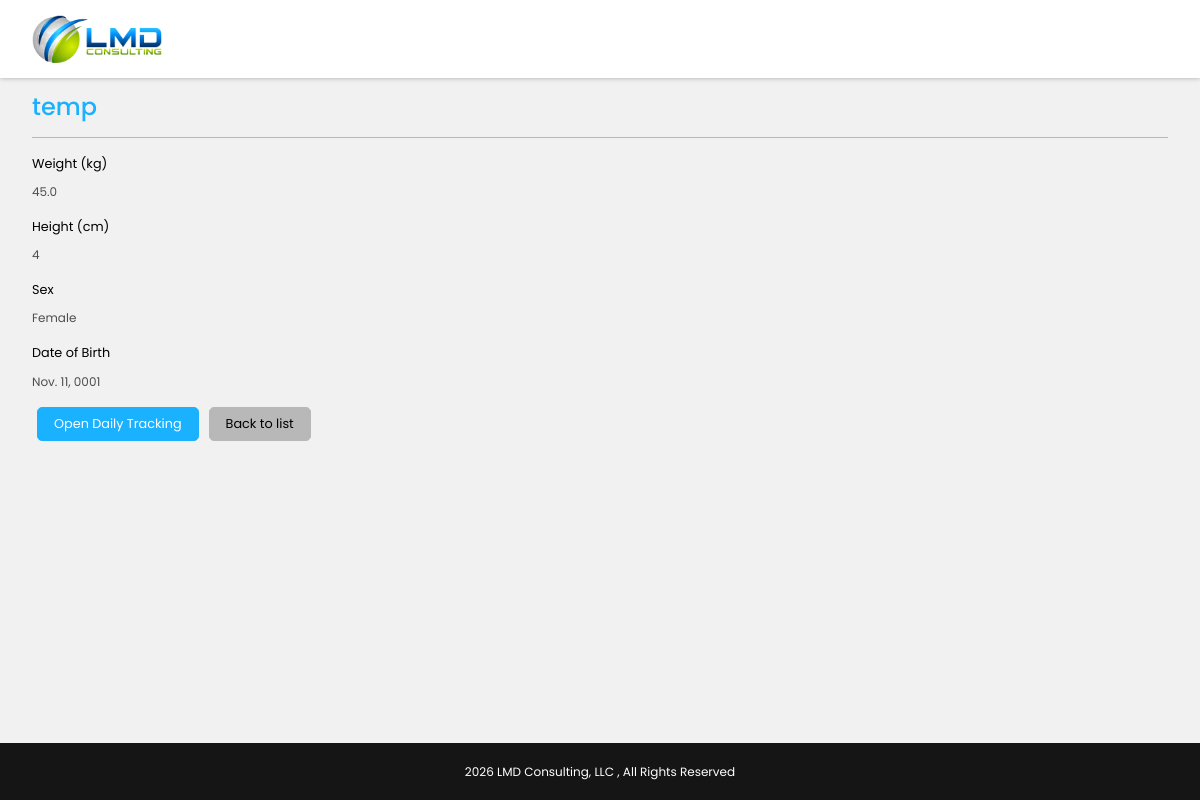
Screenshot of /users/16/ with the database file from the repository.
### tracker/models.py (models this page shows, shortened)
class UserProfile(models.Model):
    name = models.CharField(max_length=100)
    weight_kg = models.FloatField()
    height_cm = models.FloatField()
    sex = models.CharField(max_length=1, choices=SEX_CHOICES)
    date_of_birth = models.DateField()

### tracker/views.py (the view)
# urls.py: path("users/<int:user_id>/", views.user_detail, name="user_detail"),
def user_detail(request, user_id):
    user = get_object_or_404(UserProfile, id=user_id)
    return render(request, "users/user_detail.html", {"user": user})

### tracker/templates/users/user_detail.html (shortened to what this page needs)
{% load static %}
<!doctype html>
<html lang="en">
<head>
    <link href="{% static 'assets/css/global.css' %}" rel="stylesheet">
</head>
<body>
    <div>
        <header class="header">
            <div class="container">
                <div class="logo">
                    <a href="{% url 'user_list' %}">
                        <img src="{% static 'assets/img/logo.png' %}" alt="Logo">
                    </a>
                </div>
            </div>
        </header>
        <div class="mid-container">
            <div class="container">
                <div class="title-row">
                    <h1 class="title">{{ user.name }}</h1>
                </div>
                <div style="max-width: 680px;">
                    <div class="input-field">
                        <label>Weight (kg)</label>
                        <div>{{ user.weight_kg|floatformat:1 }}</div>
                    </div>
                    <div class="input-field">
                        <label>Height (cm)</label>
                        <div>{{ user.height_cm|floatformat:0 }}</div>
                    </div>
                    <div class="input-field">
                        <label>Sex</label>
                        <div>{% if user.sex == 'M' %}Male{% else %}Female{% endif %}</div>
                    </div>
                    <div class="input-field">
                        <label>Date of Birth</label>
                        <div>{{ user.date_of_birth }}</div>
                    </div>
                    <div class="btn-set" style="margin-top: 16px;">
                        <a class="btn-primary" href="{% url 'daily_tracking' user.id %}">Open Daily Tracking</a>
                        <a class="btn-secondary" href="{% url 'user_list' %}">Back to list</a>
                    </div>
                </div>
            </div>
        </div>
        <footer class="footer">
            <div class="container">
                <p>2026 LMD Consulting, LLC , All Rights Reserved</p>
            </div>
        </footer>
    </div>
</body>
</html>

### tracker/static/assets/css/global.css (style rules this page uses)
a, button { cursor: pointer; }
.signup-container h1, .title { font-size: 1.5rem; }
.btn-set { display: flex; align-items: center; }
.btn-set a, .btn-set button { margin: 0 5px; }
.btn-primary { background-color: #1ab1ff; color: #fff; border: 1px #1ab1ff solid; padding: 0.4rem 1rem; font-size: 0.8rem; display: block; cursor: pointer; position: relative; -webkit-border-radius: 5px; -moz-border-radius: 5px; -ms-border-radius: 5px; border-radius: 5px; }
.btn-secondary { background-color: #b8b8b8; color: #000; border: 1px #b8b8b8 solid; padding: 0.4rem 1rem; font-size: 0.8rem; display: block; cursor: pointer; position: relative; -webkit-border-radius: 5px; -moz-border-radius: 5px; -ms-border-radius: 5px; border-radius: 5px; }
html { -webkit-text-size-adjust: 100%; }
body { font-family: "Poppins", sans-serif; font-weight: 400; background: #f1f1f1; padding: 0px; margin: 0px; font-size: 12px; color: #4e4e4e; }
*, *::after, *::before { box-sizing: border-box; }
p { line-height: 1.6rem; }
a, a:focus, a:active, a:hover { outline: none; -webkit-transition: all 0.3s; -moz-transition: all 0.3s; transition: all 0.3s; color: #4e4e4e; text-decoration: none; }
button, a { -webkit-transition: all 0.3s; -moz-transition: all 0.3s; transition: all 0.3s; }
.container { max-width: calc(1400px); padding: 0 2rem; margin-left: auto; margin-right: auto; }
.mid-container { min-height: calc(100vh - 135px); }
.title { margin: 0px; padding: 0; color: #1ab1ff; font-weight: 500; }
.title-row { display: flex; align-items: center; border-bottom: 1px #b8b8b8 solid; padding: 15px 0; }
.input-field { margin: 1rem 0 0 0; }
.input-field label { font-size: 0.8rem; color: #000; margin: 0 0 10px 0; display: block; }
:root { --bg-table-stripe: #f6f6f5; --b-table: #e3e3e2; --caption: #242423; }
.header { background: #fff; padding: 15px 0; box-shadow: 0 0 5px rgba(0, 0, 0, 0.3); }
.header .logo { width: 130px; }
.header .logo img { width: 100%; display: block; }
.footer { background: #151515; padding: 1rem 0; }
.footer p { margin: 0px; color: #fff; text-align: center; }

### rows the page displays
UserProfile: name "temp", weight_kg "45.0", height_cm "4", date_of_birth "Nov. 11, 0001"
